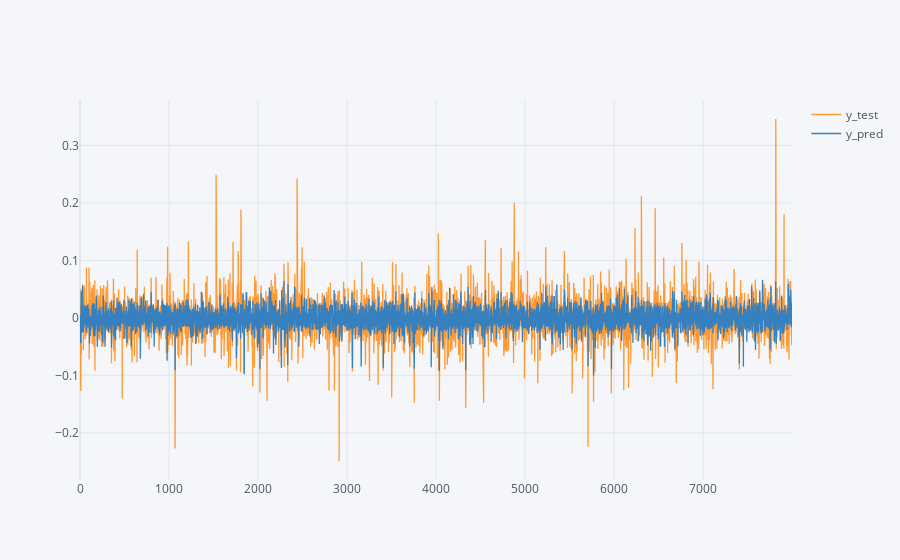

Source (notebook cell):
### Code cell
RetPlusOne.iplot()

### Figure 1 — Plotly figure (JSON) as saved in the notebook; plotly's stock layout.template omitted (floating-point values rounded to 4 significant figures; data arrays with more than 128 entries replaced by an {"elided": "..."} marker saying what was removed)
{"data": [{"line": {"color": "rgba(255, 153, 51, 1.0)", "dash": "solid", "shape": "linear", "width": 1.3}, "mode": "lines", "name": "y_test", "text": "", "type": "scatter", "x": {"elided": "8000 int values"}, "y": {"elided": "8000 float values"}}, {"line": {"color": "rgba(55, 128, 191, 1.0)", "dash": "solid", "shape": "linear", "width": 1.3}, "mode": "lines", "name": "y_pred", "text": "", "type": "scatter", "x": {"elided": "8000 int values"}, "y": {"elided": "8000 float values"}}], "layout": {"legend": {"bgcolor": "#F5F6F9", "font": {"color": "#4D5663"}}, "paper_bgcolor": "#F5F6F9", "plot_bgcolor": "#F5F6F9", "title": {"font": {"color": "#4D5663"}}, "xaxis": {"gridcolor": "#E1E5ED", "showgrid": true, "tickfont": {"color": "#4D5663"}, "title": {"font": {"color": "#4D5663"}, "text": ""}, "zerolinecolor": "#E1E5ED"}, "yaxis": {"gridcolor": "#E1E5ED", "showgrid": true, "tickfont": {"color": "#4D5663"}, "title": {"font": {"color": "#4D5663"}, "text": ""}, "zerolinecolor": "#E1E5ED"}}}
